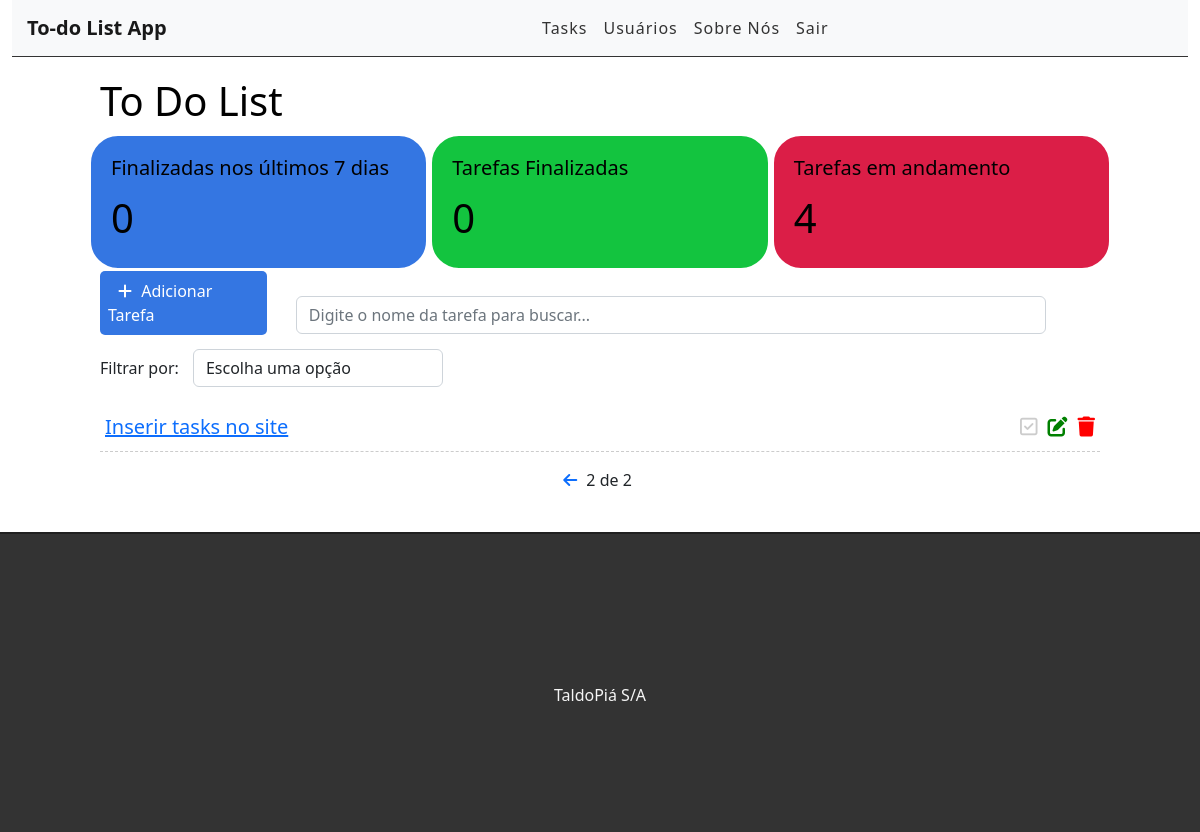
The app's page /?page=2 (signed in), older data.
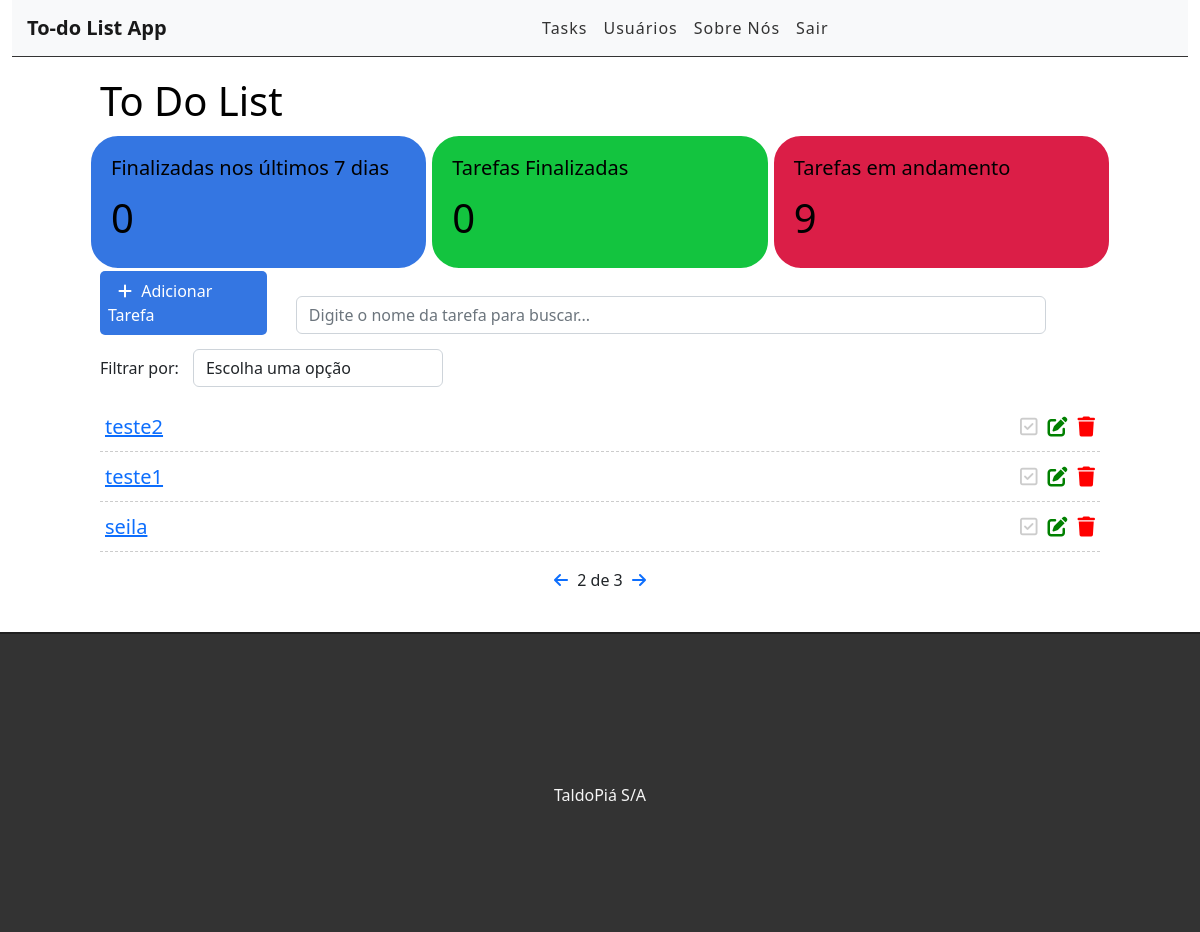
The same page, newer data.
### tasks/models.py (models this page shows, shortened)
class Task(models.Model):
    STATUS=(
        ("doing", "Doing"),
        ("done", "Done"),
    )
    title = models.CharField(max_length=255, blank=True)
    description = models.TextField()
    done = models.CharField(
        max_length=5,
        choices=STATUS,
    )
    user = models.ForeignKey(get_user_model(), on_delete=models.CASCADE)
    created_at = models.DateTimeField(auto_now_add=True)
    updated_at = models.DateTimeField(auto_now=True)

### tasks/views.py (the view)
# urls.py: path("", views.tasklist, name='tasklist'),
@login_required
def tasklist(request):
    search = request.GET.get('search')
    filter = request.GET.get('filter')
    tasksDoneRecently = Task.objects.filter(user=request.user, done="done", updated_at__gt=datetime.datetime.now()-datetime.timedelta(days=7)).count()
    tasksDone = Task.objects.filter(user=request.user, done="done").count()
    tasksNotDone = Task.objects.filter(user=request.user, done="doing").count()
    if search:
        tasks = Task.objects.filter(user=request.user, title__icontains=search).order_by("-created_at")
    elif filter:
        tasks = Task.objects.filter(user=request.user, done=filter).order_by("-created_at")
    else:
        tasks_list = Task.objects.filter(user=request.user).order_by("-created_at")
        paginator = Paginator(tasks_list, 3)
        page = request.GET.get("page")
        tasks = paginator.get_page(page)
    return render(
        request,
        'tasks/list.html',
        {"tasks": tasks, "tasksDoneRecently": tasksDoneRecently, "tasksDone": tasksDone, "tasksNotDone": tasksNotDone}
    )

### tasks/templates/tasks/list.html (shortened to what this page needs)
{% extends 'base.html'%}
{% block content %}
<div class="offset-1 col-10 list-div">
    <h1>To Do List</h1>
    <div class="container dashboard">
        <div class="row">
            <div class="col-4 dashboard-box" id="dashboard-lastdays">
                <h4>Finalizadas nos últimos 7 dias</h4>
                <span>{{ tasksDoneRecently }}</span>
            </div>
            <div class="col-4 dashboard-box" id="dashboard-done">
                <h4>Tarefas Finalizadas</h4>
                <span>{{ tasksDone }}</span>
            </div>
            <div class="col-4 dashboard-box" id="dashboard-doing">
                <h4>Tarefas em andamento</h4>
                <span>{{ tasksNotDone }}</span>
            </div>
        </div>
    </div>
    <a id="add-link" href="newtask/">
        <div class="col-2 add-div">
            <i class="fas fa-plus"></i> Adicionar Tarefa
        </div>
    </a>
    <div class="col-9 search-div">
        <form method="get" id="search-form">
            <input class="form-control" type="text" id="search" name="search" placeholder="Digite o nome da tarefa para buscar..." value="{{ request.GET.search }}">
        </form>
    </div>
    <div class="col-12 filter-div">
        <span>Filtrar por: </span>
        <select name="filter" id="filter" class="form-control">
            <option value="">Escolha uma opção</option>
        </select>
    </div>
    <ul class="task-list">
        {% for task in tasks %}
        {% if task.done == "doing" %}
        <li class="task-item">
        {% else %}
        <li class="task-item-done">
        {% endif %}
            <span class="task-title"><a href="task/{{task.id}}">{{task.title}}</a></span>
            <a href="delete/{{task.id}}" class="delete-btn"><span><i class="fas fa-trash"></i></span></a>
            <a href="edit/{{task.id}}" class="edit-btn"><span><i class="fas fa-edit"></i></span></a>
            <a href="check/{{task.id}}" class="check-btn"><span><i class="fa fa-check-square-o"></i></span></a>
        </li>
        {% endfor %}
    </ul>
    <div class="pagination">
        <span class="step-links">
            {% if tasks.has_previous %}
                <a href="?page={{ tasks.previous_page_number }}"><i class="fas fa-arrow-left"></i></a>
            {% endif %}
            {% if tasks.paginator.num_pages %}
            <span class="current">
                {{ tasks.number }} de {{ tasks.paginator.num_pages }}
            </span>
            {% endif %}
            {% if tasks.has_next %}
                <a href="?page={{ tasks.next_page_number }}"><i class="fas fa-arrow-right"></i></a>
            {% endif %}
        </span>
    </div>
</div>
{% endblock %}

Row changes from the older to the newer data that the page shows:
no longer on this page (row unchanged): Task: title "Inserir tasks no site"
added Task: title "teste2"
added Task: title "teste1"
now on this page (row unchanged): Task: title "seila"
Text that changed along with them:
{{ tasksNotDone }}: "4" → "9"
{{ tasks.paginator.num_pages }}: "2" → "3"
